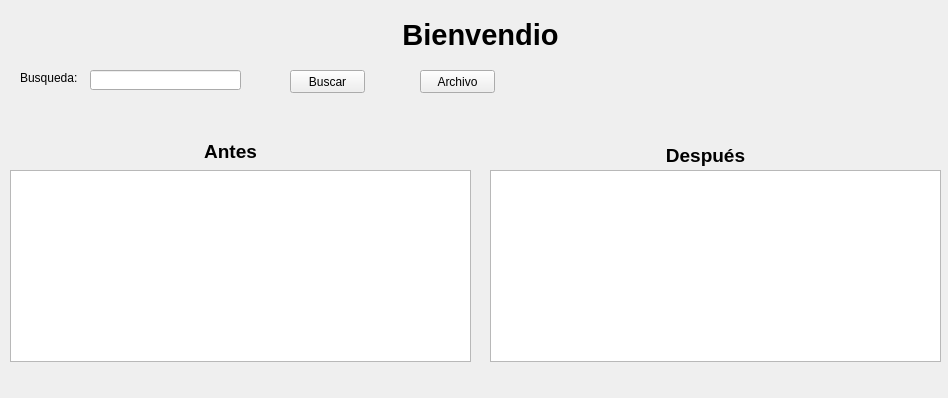
<?xml version="1.0" encoding="UTF-8"?>
<ui version="4.0">
 <class>Form</class>
 <widget class="QWidget" name="Form">
  <property name="geometry">
   <rect>
    <x>0</x>
    <y>0</y>
    <width>948</width>
    <height>398</height>
   </rect>
  </property>
  <property name="windowTitle">
   <string>Form</string>
  </property>
  <widget class="QLabel" name="label">
   <property name="geometry">
    <rect>
     <x>840</x>
     <y>-10</y>
     <width>271</width>
     <height>131</height>
    </rect>
   </property>
   <property name="text">
    <string/>
   </property>
   <property name="pixmap">
    <pixmap>../Auto_mig_nodos/images/claro.jpg</pixmap>
   </property>
  </widget>
  <widget class="QPushButton" name="btn_buscar">
   <property name="geometry">
    <rect>
     <x>290</x>
     <y>70</y>
     <width>75</width>
     <height>23</height>
    </rect>
   </property>
   <property name="text">
    <string>Buscar</string>
   </property>
  </widget>
  <widget class="QTableWidget" name="tabla">
   <property name="geometry">
    <rect>
     <x>10</x>
     <y>170</y>
     <width>461</width>
     <height>192</height>
    </rect>
   </property>
  </widget>
  <widget class="QLabel" name="text2">
   <property name="geometry">
    <rect>
     <x>20</x>
     <y>70</y>
     <width>91</width>
     <height>16</height>
    </rect>
   </property>
   <property name="text">
    <string>Busqueda:</string>
   </property>
  </widget>
  <widget class="QLabel" name="text1">
   <property name="geometry">
    <rect>
     <x>370</x>
     <y>0</y>
     <width>221</width>
     <height>71</height>
    </rect>
   </property>
   <property name="text">
    <string>&lt;html&gt;&lt;head/&gt;&lt;body&gt;&lt;p align=&quot;center&quot;&gt;&lt;span style=&quot; font-size:22pt; font-weight:600;&quot;&gt;Bienvendio&lt;/span&gt;&lt;/p&gt;&lt;/body&gt;&lt;/html&gt;</string>
   </property>
  </widget>
  <widget class="QLineEdit" name="busqueda">
   <property name="geometry">
    <rect>
     <x>90</x>
     <y>70</y>
     <width>151</width>
     <height>20</height>
    </rect>
   </property>
  </widget>
  <widget class="QPushButton" name="pushButton">
   <property name="geometry">
    <rect>
     <x>420</x>
     <y>70</y>
     <width>75</width>
     <height>23</height>
    </rect>
   </property>
   <property name="text">
    <string>Archivo</string>
   </property>
  </widget>
  <widget class="QTableWidget" name="tableWidget">
   <property name="geometry">
    <rect>
     <x>490</x>
     <y>170</y>
     <width>451</width>
     <height>192</height>
    </rect>
   </property>
  </widget>
  <widget class="QLabel" name="label_2">
   <property name="geometry">
    <rect>
     <x>190</x>
     <y>140</y>
     <width>81</width>
     <height>21</height>
    </rect>
   </property>
   <property name="text">
    <string>&lt;html&gt;&lt;head/&gt;&lt;body&gt;&lt;p align=&quot;center&quot;&gt;&lt;span style=&quot; font-size:14pt; font-weight:600;&quot;&gt;Antes&lt;/span&gt;&lt;/p&gt;&lt;/body&gt;&lt;/html&gt;</string>
   </property>
  </widget>
  <widget class="QLabel" name="label_3">
   <property name="geometry">
    <rect>
     <x>660</x>
     <y>140</y>
     <width>91</width>
     <height>31</height>
    </rect>
   </property>
   <property name="text">
    <string>&lt;html&gt;&lt;head/&gt;&lt;body&gt;&lt;p align=&quot;center&quot;&gt;&lt;span style=&quot; font-size:14pt; font-weight:600;&quot;&gt;Después&lt;/span&gt;&lt;/p&gt;&lt;/body&gt;&lt;/html&gt;</string>
   </property>
  </widget>
 </widget>
 <resources/>
 <connections/>
</ui>
